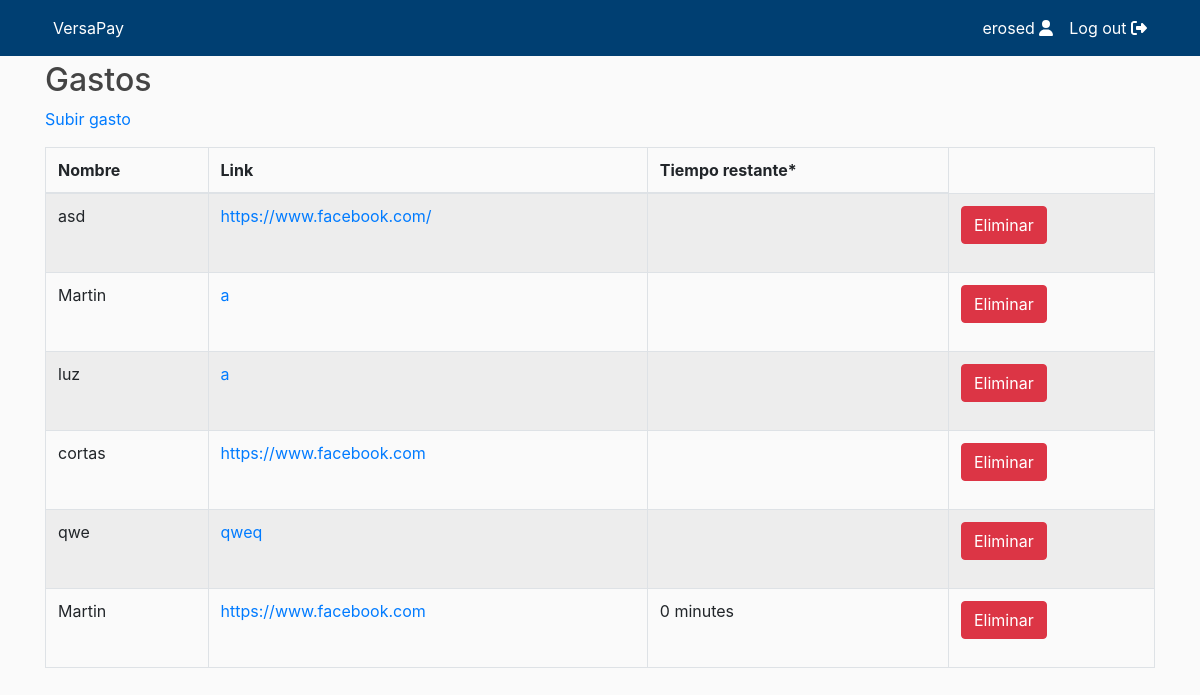
Page /profile/erosed/vergastos/ (signed in) on the earlier database version.
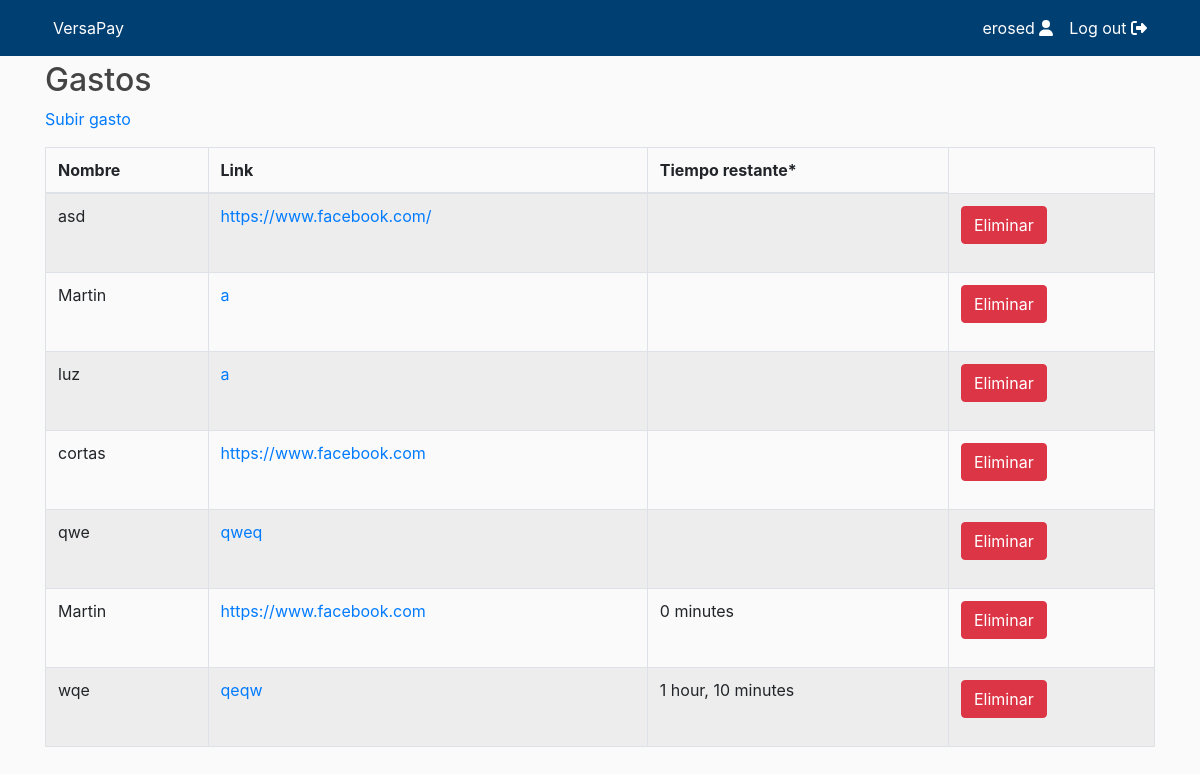
Same page on the later database version.
### users/models.py (models this page shows, shortened)
class Gasto(models.Model):
    nombre = models.CharField(max_length=100)
    link = models.CharField(max_length=500)
    author = models.ForeignKey(get_user_model(), default=1, on_delete=models.SET_DEFAULT)
    fecha = models.DateTimeField(auto_now_add = False, auto_now = False, blank = True, null = True)

### users/views.py (the view)
# urls.py: path('profile/<username>/vergastos/', views.vergasto, name="vergastos"),
def vergasto(request, username):
	lista_gastos= Gasto.objects.filter(author=request.user.id)
	return render(request, 'users/vergastos.html', {
        'lista_gastos': lista_gastos
    })

### users/templates/users/vergastos.html (shortened to what this page needs)
{% extends "users/profile.html" %}
{% block content %}
    {% block content1 %}
        <h2>Gastos</h2>
        <p>
            <a href="subirgasto/">Subir gasto</a>
        </p>
    {% endblock %}
        <table class="table table-striped table-bordered dt-responsive nowrap" cellspacing="10" aria-describedby="mydesc">
        <thead>
            <tr>
                <th id="nombre">Nombre</th>
                <th id="link">Link</th>
                <th id="link">Tiempo restante*</th>
            </tr>
        </thead>
        <tbody>
            {% for Gasto in lista_gastos %}
                <tr>
                    <td>{{ Gasto.nombre }}</td>
                    <td><a href = "{{ Gasto.link }}" target="_blank">{{ Gasto.link }}</a></td>
                    <td>{{ Gasto.fecha|timeuntil  }}</td>
                    <td>
                        <form method="POST" action="{% url 'borrarlink' Gasto.pk %}">
                            <button type="submit" class="btn btn-danger">Eliminar</button>
                        </form>
                    </td>
                </tr>
            {% endfor %}
        </tbody>
    </table>
{% endblock %}

Differences in the rows shown:
added Gasto: nombre "wqe", link "qeqw", fecha "1 hour, 10 minutes"
